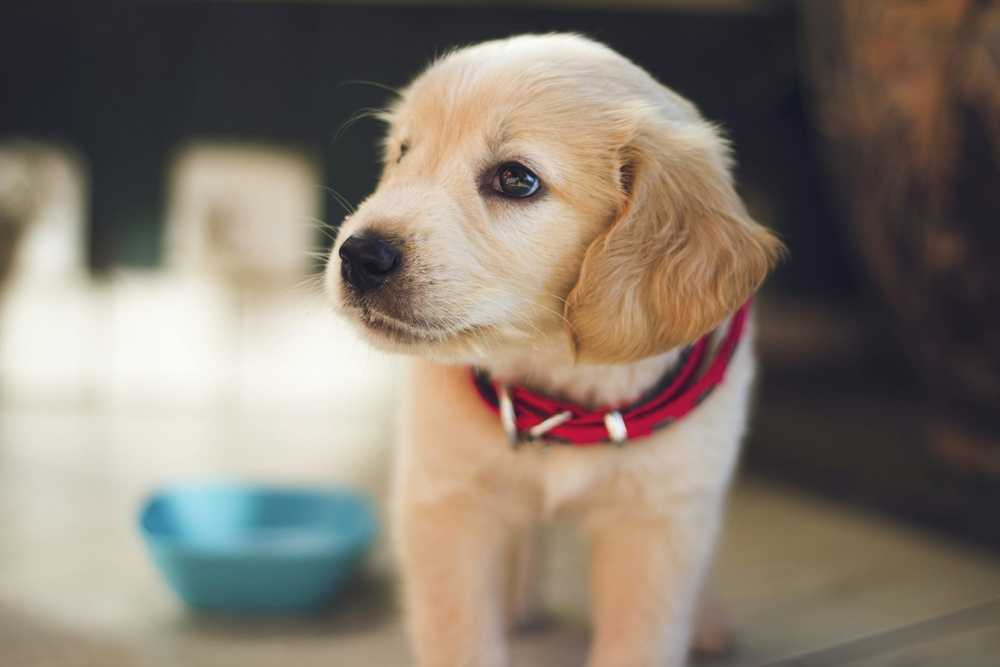
#> input picture pillow_image_processing/example.jpg, 1000 x 667 px, shrunk from 3000 x 2000 before the run
$ python 14_affine_transform.py
#> lines starting #> are read from the running program, lines starting #| are printed output that depends on the picture

# Apply affine transform (scale + translate)
from PIL import Image

img = Image.open("example.jpg")
#> img is the input picture: PIL image 1000x667 RGB; mean R, G, B 132.8, 122, 109.8
affine_img = img.transform(img.size, Image.AFFINE, (1, 0, 100, 0, 1, 50))
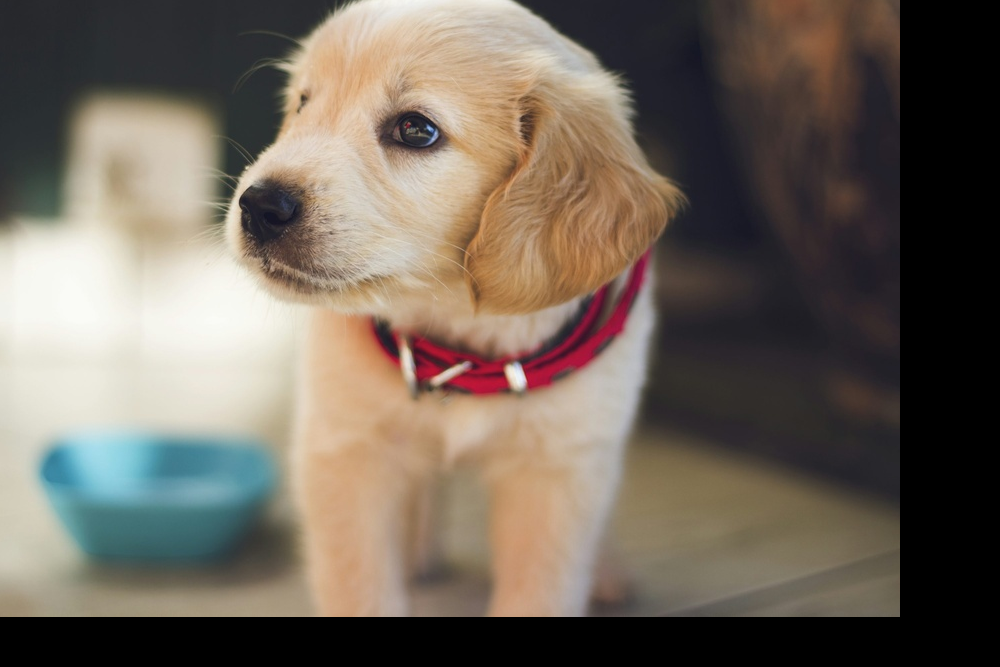
#> affine_img: PIL image 1000x667 RGB; mean R, G, B 112.8, 102.6, 91.7
affine_img.save("affine_transformed.jpg")
